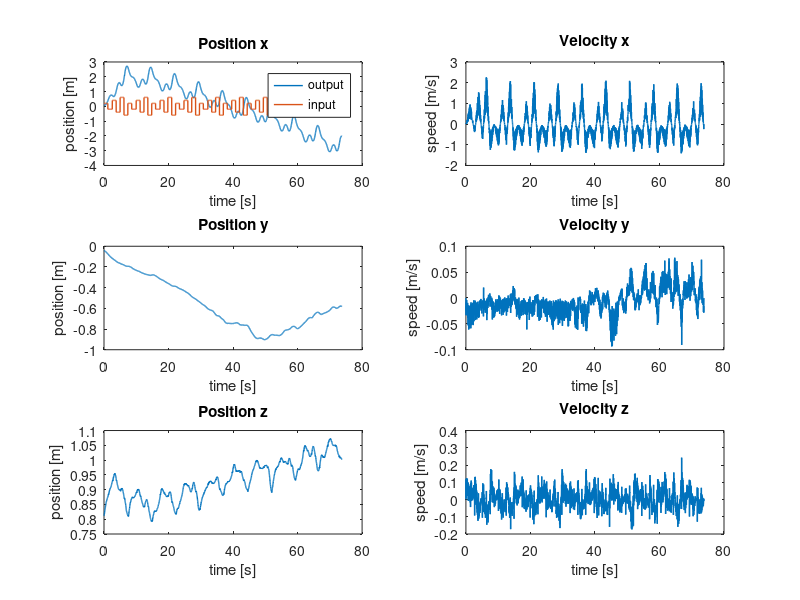
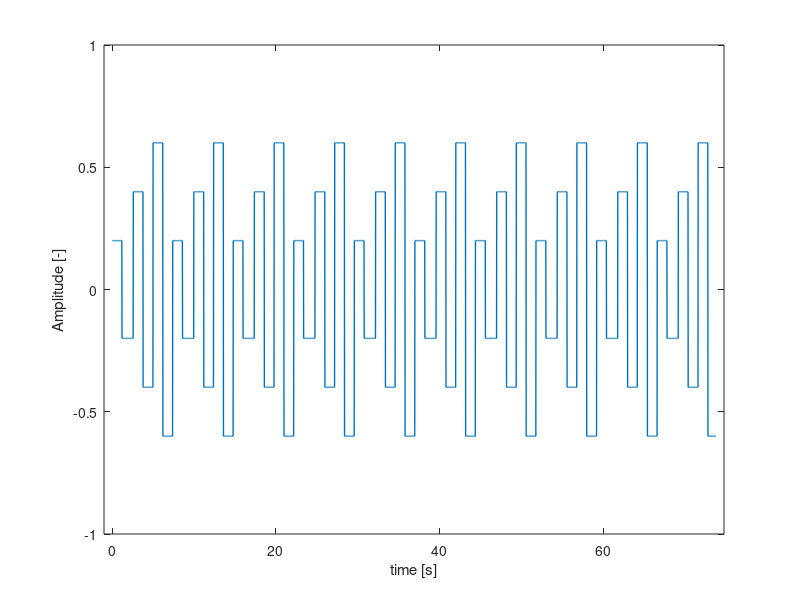
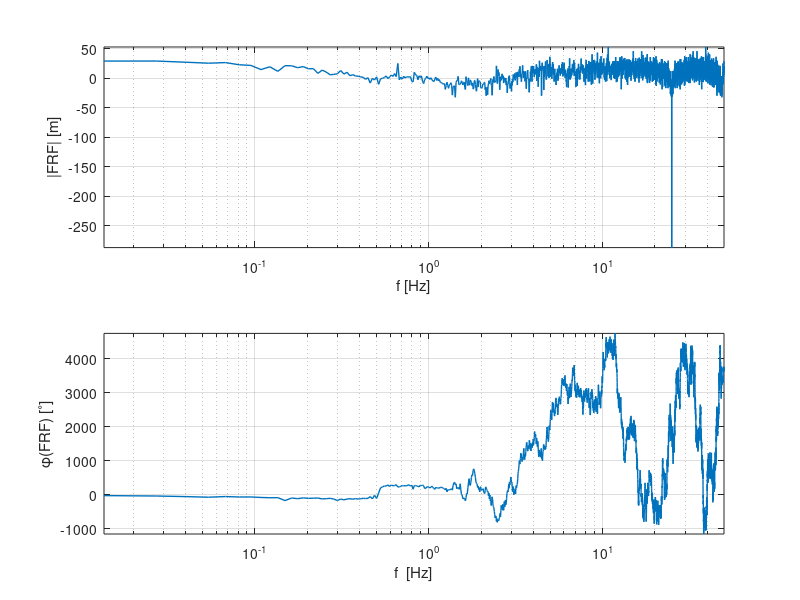
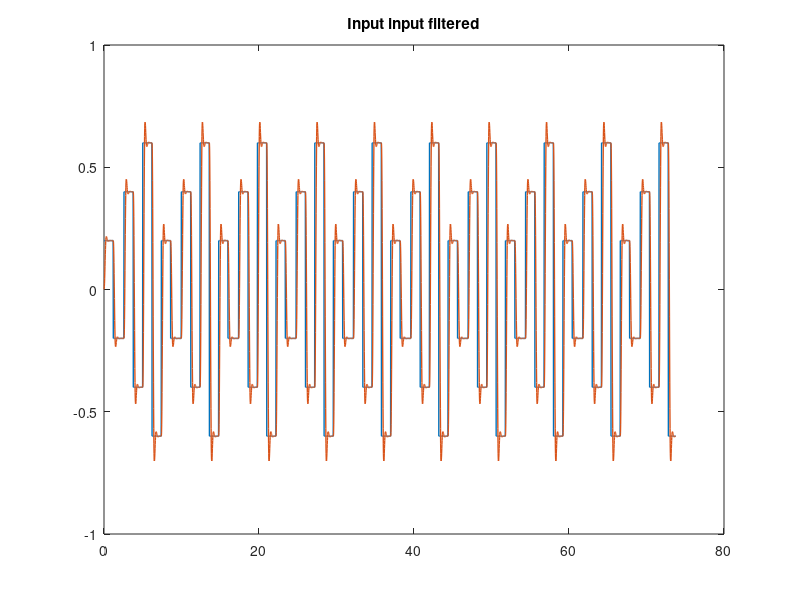

The MATLAB source for these figures, in order:
%%% Parameter estimation %%%
% zie ook 'test.m' !
clear all
close all

%% Load data from .mat-file

load angle_identification_x


%% Extract some signals from the data

set(0, 'DefaultLineLineWidth', 1);


% Cutoff useful data
% first_index = find(input~=0, 1);
input = input(1:end-10)';
output_x = output_x(1:end-10)';
output_y = output_y(1:end-10)';
output_z = output_z(1:end-10)';

dt = 0.02;
time = (0:dt:(length(input)-1)*dt)';

% Differentiation of x-, y-, z-position
% dt = sample time (gradient assumes timestep 1)
velocity_x = gradient(output_x)/dt;
velocity_y = gradient(output_y)/dt;
velocity_z = gradient(output_z)/dt;

% Do some plotting of the measurement data 
figure('Name','Output Measurements')
subplot(321), plot(time, output_x, time, input), title('Position x'), xlabel('time [s]'), ylabel('position [m]'), legend('output','input')
subplot(322), plot(time, velocity_x), title('Velocity x'), xlabel('time [s]'), ylabel('speed [m/s]')

subplot(323), plot(time, output_y), title('Position y'), xlabel('time [s]'), ylabel('position [m]')
subplot(324), plot(time, velocity_y), title('Velocity y'), xlabel('time [s]'), ylabel('speed [m/s]')

subplot(325), plot(time, output_z), title('Position z'), xlabel('time [s]'), ylabel('position [m]')
subplot(326), plot(time, velocity_z), title('Velocity z'), xlabel('time [s]'), ylabel('speed [m/s]')

% Input signal
figure('Name', 'Input signal')
plot(time, input)
xlabel('time [s]')
ylabel('Amplitude [-]')
axis([time(1)-1 time(end)+1 -1 1])


%% Frequency domain
Ts = dt;
fs = 1/dt;
N = length(velocity_x);
t = [0:N-1]'*Ts;
N = numel(input);
f = [0:N-1]'*(fs/N);

input_f = fft(input);
output_x_f = fft(output_x);
output_y_f = fft(output_y);
velocity_x_f = fft(velocity_x);
velocity_y_f = fft(velocity_y);

%indices = (nop+1):nop:(numel(f)/2); % alle 0 waarden er uit halen zodat niet delen door 0?
%f = f(indices);
%input_f = input_f(indices);
%velocity_x_f = velocity_x_f(indices);
%velocity_y_f = velocity_y_f(indices);

FRF = velocity_x_f./input_f;

figure('Name', 'Empirical transfer function freq response'),subplot(2,1,1),semilogx(f, 20*log10(abs(FRF)), 'LineWidth', 1)
axis tight
grid on
xlabel('f [Hz]')
xlim([f(1) f(end)])
ylabel('|FRF| [m]')
subplot(2,1,2),semilogx(f, 180/pi*unwrap(angle(FRF)), 'LineWidth', 1)
grid on
axis tight
xlabel('f  [Hz]')
ylabel('\phi(FRF) [^\circ]')
xlim([f(1) f(end)])

%% Filtering of the in- and output data using Butterworth filter
[B, A] = butter(3,0.02*5); % order must be higher than order of system, 
                             % adjust cut-off frquency to be higher than highest eigenfrequency of the system
                             % data sampling at 100Hz

% input filtering                           
input_filt = filter(B,A,input);
% output filtering
velocity_x_filt = filter(B,A,velocity_x);
velocity_y_filt = filter(B,A,velocity_y);

figure('Name','filtered input input')
plot(t,input,t,input_filt),title('Input input filtered')

figure('Name','filtered output measurement')
subplot(211), plot(time, velocity_x, time, velocity_x_filt),title('v_{x,filt}')
subplot(212), plot(time, velocity_y, time, velocity_y_filt),title('v_{y,filt}')

%% Least squares solution for approximation of the parameters in the system
% Without filtering
% y[k] = -a1*y[k-1]-a0*y[k-2]+b2*u[k]+b1*u[k-1]+b0*u[k-2]
y = velocity_x(3:end);
Phi = [-velocity_x(2:end-1), -velocity_x(1:end-2), input(3:end), input(2:end-1), input(1:end-2)];
theta = Phi\y;

B1 = [theta(3), theta(4), theta(5)];
A1 = [1, theta(1) theta(2)];

sys_d1 = tf(B1, A1, Ts);

FRF1 = squeeze(freqresp(sys_d1,2*pi*f));

figure('Name','NOT filtered Identified transfer funtion freq response'), subplot(211)
semilogx(f, 20*log10(abs(FRF1)))
grid on
xlim([f(1) f(end)])
xlabel('f  [Hz]')
ylabel('|FRF1|  [m]')
subplot(212),semilogx(f, 180/pi*unwrap(angle(FRF1)))
grid on
xlim([f(1) f(end)])
xlabel('f  [Hz]')
ylabel('\phi(FRF1)  [^\circ]')

x1 = lsim(sys_d1,input,t);

figure('Name','lsim NOT filtered Identified transfer function')
subplot(211)
hold on
plot(t, velocity_x,'g')
plot(t, x1)
title('Non filtered identified transfer function vs measurement')
legend('v_{x,meas}','v_{x,sim}')
xlabel('Time [s]')
ylabel('Displacement [m]')
axis tight
subplot(212)
plot(t,velocity_x - x1)
title('Difference between simulation and measurement')
legend('v_{x,meas}-v_{x,sim}')
xlabel('Time [s]')
ylabel('Displacement [m]')
axis tight

figure('Name','NOT  filtered pole zero map'),pzmap(sys_d1)


%% With Butterworth filtering of in and output

y2 = velocity_x_filt(3:end);
Phi2 = [-velocity_x_filt(2:end-1), -velocity_x_filt(1:end-2), input_filt(3:end), input_filt(2:end-1), input_filt(1:end-2)];
theta_filt = Phi2\y2;

B2 = [theta_filt(3),theta_filt(4),theta_filt(5)];
A2 = [1, theta_filt(1) theta_filt(2)];

sys_d2 = tf(B2, A2, Ts);

FRF2 = squeeze(freqresp(sys_d2,2*pi*f));

figure('Name','Butterworth filtered Identified tf freq response'),subplot(2,1,1),semilogx(f, 20*log10(abs(FRF2)))
grid on 
xlim([f(1) f(end)])
xlabel('f  [Hz]')
ylabel('|FRF2|  [m]')
axis tight
subplot(2,1,2)
semilogx(f, 180/pi*unwrap(angle(FRF2)))
grid on
xlim([f(1) f(end)])
xlabel('f  [Hz]')
ylabel('\phi(FRF2)  [^\circ]')

x2 = lsim(sys_d2,input,t);

figure('Name','Butterworth filtered lsim time response')
subplot(211)
hold on
plot(t, velocity_x,'g')
plot(t, velocity_x_filt)
plot(t,x2)
legend('v_{x,meas}', 'v_{x,filt}', 'v_{x,sim}')
title('Butterworth filtered identified transfer function vs measurement')
xlabel('Time [s]')
axis tight
ylabel('Velocity [m/s]')
subplot(212)
plot(t,velocity_x - x2)
title('Difference between simulation and measurement')
legend('v_{x,meas}-v_{x,sim}')
xlabel('Time [s]')
ylabel('Velocity [m/s]')
axis tight

figure('Name','Butterworth filtered Identified tf pole-zero map'),pzmap(sys_d2)

%% With Butterworth filtering of in and output
% Strictly proper

y3 = velocity_x_filt(3:end);
Phi3 = [-velocity_x_filt(2:end-1), -velocity_x_filt(1:end-2), input_filt(2:end-1), input_filt(1:end-2)];
theta_filt3 = Phi3\y3;

B3 = [theta_filt3(3),theta_filt3(4)];
A3 = [1, theta_filt3(1) theta_filt3(2)];

sys_d3 = tf(B3, A3, Ts);

FRF3 = squeeze(freqresp(sys_d3,2*pi*f));

figure('Name','Butterworth filtered Identified tf freq response'),subplot(2,1,1),semilogx(f, 20*log10(abs(FRF3)))
grid on 
xlim([f(1) f(end)])
xlabel('f  [Hz]')
ylabel('|FRF3|  [m]')
axis tight
subplot(2,1,2)
semilogx(f, 180/pi*unwrap(angle(FRF3)))
grid on
xlim([f(1) f(end)])
xlabel('f  [Hz]')
ylabel('\phi(FRF3)  [^\circ]')

x3 = lsim(sys_d3,input,t);

figure('Name','Butterworth filtered lsim time response')
subplot(211)
hold on
plot(t, velocity_x,'g')
plot(t, velocity_x_filt)
plot(t,x2)
legend('v_{x,meas}', 'v_{x,filt}', 'v_{x,sim}')
title('Butterworth filtered identified transfer function vs measurement')
xlabel('Time [s]')
axis tight
ylabel('Velocity [m/s]')
subplot(212)
plot(t,velocity_x - x3)
title('Difference between simulation and measurement')
legend('v_{x,meas}-v_{x,sim}')
xlabel('Time [s]')
ylabel('Velocity [m/s]')
axis tight

figure('Name','Butterworth filtered Identified tf pole-zero map'),pzmap(sys_d3)

%% Taking into account KNOWN PART of the system! (b1 & b0 = 0)
% theta(4) & theta(5) (= b1 & b0) turn out to be very small. But we know
% (from physical insight) that they are EXACTLY 0!
% pk ~ partially known
% y[k] = -a1*y[k-1] - a0*y[k-2] + b2*u[k]
y_pk = velocity_x_filt(3:end);

Phi_pk = [-velocity_x_filt(2:end-1), -velocity_x_filt(1:end-2), input_filt(3:end)];
theta_pk = Phi_pk\y_pk;

% known part = z^2/1
B_k = [1, 0, 0];
A_k = [0, 0, 1];
sys_k = tf(B_k,A_k,Ts);

B_u = theta_pk(3);
A_u = [1, theta_pk(1) theta_pk(2)];
sys_u = tf(B_u,A_u, Ts);

sys_dpk = sys_k*sys_u;

FRF_pk = squeeze(freqresp(sys_dpk,2*pi*f));

figure('Name','Butter. filtered + partially known freq response'),subplot(211),semilogx(f, 20*log10(abs(FRF_pk)))
grid on 
xlim([f(1) f(end)])
xlabel('f  [Hz]')
ylabel('|FRF_{pk}|  [m]')
axis tight
subplot(212)
semilogx(f, 180/pi*unwrap(angle(FRF_pk)))
grid on
xlim([f(1) f(end)])
xlabel('f  [Hz]')
ylabel('\phi(FRF_{pk})  [^\circ]')

x_pk = lsim(sys_dpk,input,t);

figure('Name','Butter. filtered + partially known lsim time response')
subplot(211)
hold on
plot(t,velocity_x, 'g')
plot(t,velocity_x_filt)
plot(t,x_pk)
legend('v_{x,meas}','v_{x,filt}','v_{x,sim}')
xlabel('Time [s]')
title('Butterworth filtered + partially known identified transfer function vs measurement')
axis tight
ylabel('Velocity [m/s]')
subplot(212)
plot(t,velocity_x - x_pk)
title('Difference between simulation and measurement')
legend('v_{x,meas}-v_{x,sim}')
xlabel('Time [s]')
ylabel('Velocity [m/s]')
axis tight

figure('Name','Partially known syst: pole zero map'),pzmap(sys_dpk)

%% Comparison
figure

bode(sys_d1), grid
hold on
bode(sys_d2)
hold on
bode(sys_dpk)
legend('not filtered', 'filtered', 'partially known')

figure
plot(t,[velocity_x x1 x2 x_pk])

%% continuous time transfer function
sys_c3 = d2c(sys_d3);
sys_3 = c2d(sys_c3, 0.01)


%% Save result (transfer function)
% sys_2nd = sys_dpk;
% sys_2nd_f = sys_d2;
% sys_c2nd = sys_cpk;
% save('HVJ_x','sys_2nd')
% save('HvVJ_x_filtered', 'sys_2nd_f')
% save('HVJ_x_cont','sys_c2nd')
% 

%% Probeersel: integreer deze en kijk of fit op positie goed is.
z = tf('z', dt);
int_d = z*dt/(z-1);
sys_x = int_d * sys_d2;
x_sim = lsim(sys_x,input,t);

figure
plot(time, output_x, time, x_sim);
